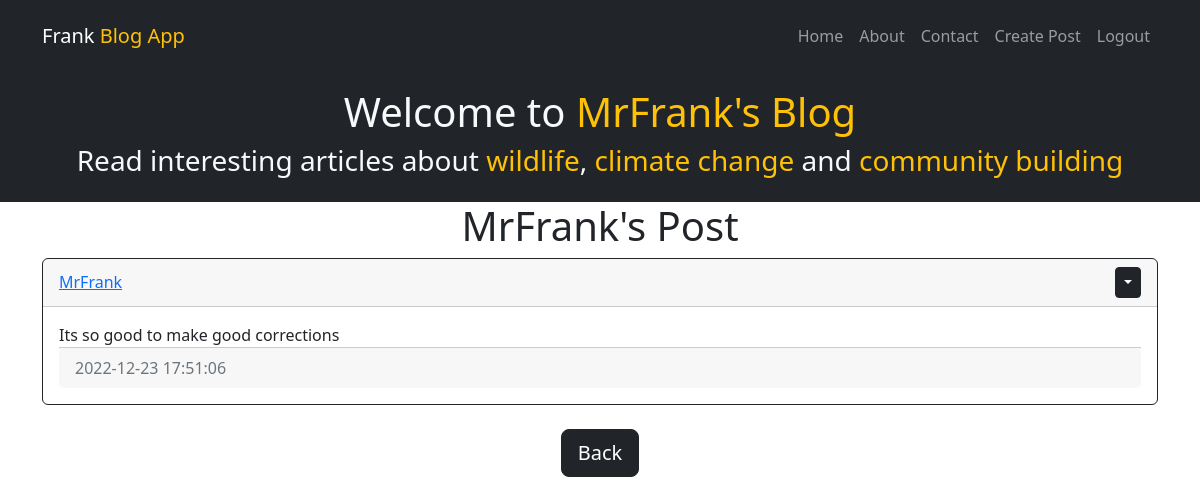
Before: /post/MrFrank (signed in) with the older database file.
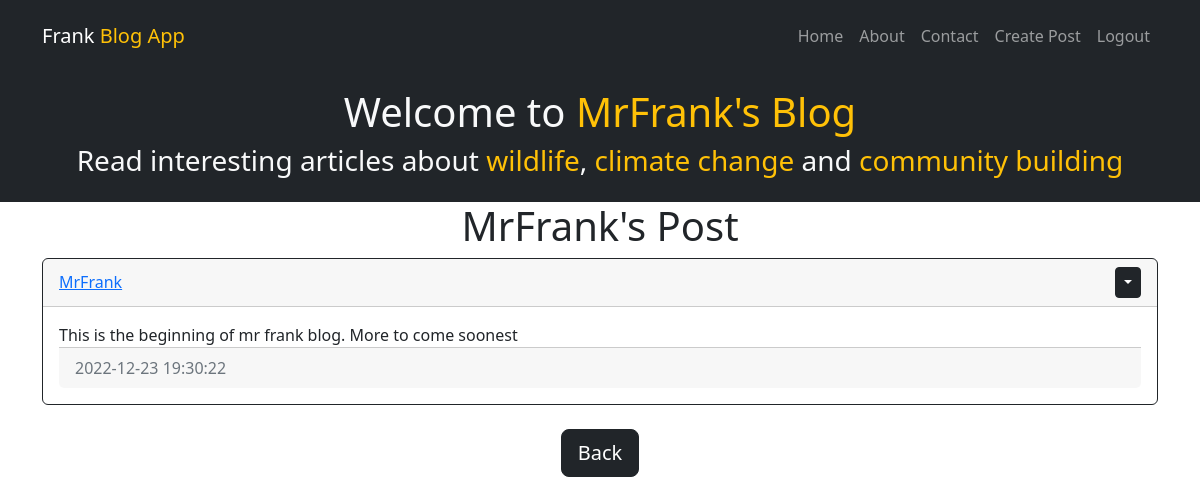
After: the same page with the newer database file.
### blog/models.py (models this page shows)
class User(db.Model, UserMixin):
    id = db.Column(db.Integer, primary_key=True)
    email = db.Column(db.String(150), unique=True)
    password = db.Column(db.String(150))
    username = db.Column(db.String(150), unique=True)
    date_created = db.Column(db.DateTime(timezone=True), default=func.now())
    posts = db.relationship('Post', backref='user', passive_deletes=True)

class Post(db.Model):
    id = db.Column(db.Integer, primary_key=True)
    content = db.Column(db.String(), nullable=False)
    date_created = db.Column(db.DateTime(timezone=True), default=func.now())
    author = db.Column(db.Integer, db.ForeignKey('user.id', ondelete='CASCADE'), nullable=False)

### blog/views.py (the view)
@views.route('/post/<username>')
@login_required
def post(username):
    user = User.query.filter_by(username=username).first()
    if not user:
        flash('User does not exist', category='error')
        redirect(url_for('views.home'))
    else:
        posts = Post.query.filter_by(author=user.id).all()
        return render_template('post.html', posts=posts, username=username, user=current_user)

### blog/__init__.py (called while the page is built)
def create_app():
    app = Flask(__name__)
    app.config['SECRET_KEY'] = '3d8167986635e347263c13dc4a498839'
    app.config['SQLALCHEMY_DATABASE_URI'] = f'sqlite:///{DB_NAME}'
    db.init_app(app)
    from .views import views
    from .auth import auth
    app.register_blueprint(views, url_prefix='/')
    app.register_blueprint(auth, url_prefix='/')
    from .models import User, Post
    with app.app_context():
        db.create_all()
    login_manager = LoginManager()
    login_manager.login_view = 'auth.login'
    login_manager.init_app(app)
    @login_manager.user_loader
    def load_user(id):
        return User.query.get(int(id))
    return app

### blog/templates/post.html (shortened to what this page needs)
{% extends "post_div.html" %}
{% block owner%}{{username}}'s{% endblock%}
  {% block content %}
  <h1 align="center">{{username}}'s Post</h1>
  {% for post in posts %}
    <div class="container">
      <div class="d-md-auto justify-content-between" id="posts">
        <div class="card border-dark">
          <div class="card-header d-flex justify-content-between align-items-center">
            <a href="/post/{{post.user.username}}">{{post.user.username}}</a>
            {% if current_user.username == post.user.username %}
            <div class="btn-group">
              <button type="button" class="btn btn-sm btn-dark dropdown-toggle" data-bs-toggle="dropdown"></button>
            </div>
            {% endif %}
          </div>
          <div class="card-body">
            <div class="card-text">
              {{post.content}}
            </div>
            <div class="card-footer text-muted">
              {{post.date_created}}
            </div>
          </div>
      </div>
    </div>
    <br>
    <div align="center">
      <a href="/home"
        ><button type="button" class="btn btn-dark btn-lg">Back</button></a
      >
    </div>
  {% endfor %}
  {% endblock %}

### blog/templates/post_div.html (shortened to what this page needs)
{% extends 'base.html'%}
{% block section %}
<div class="container">
  <div class="d-sm-auto">
    <h1>Welcome to <span class="text-warning">{% block owner%}{% endblock%} Blog</span> </h1>
    <h3>Read interesting articles about <span class="text-warning">wildlife</span>,
      <span class="text-warning"> climate change</span> and <span class="text-warning">community building</span></h3>
  </div>
</div>
{% endblock %}

### blog/templates/base.html (shortened to what this page needs)
<!DOCTYPE html>
<html>
  <head>
    <link
      rel="stylesheet"
      href="https://cdnjs.cloudflare.com/ajax/libs/font-awesome/6.1.1/css/all.min.css"
    />
    <link
      href="https://cdn.jsdelivr.net/npm/bootstrap@5.2.2/dist/css/bootstrap.min.css"
      rel="stylesheet"
    />
  </head>
  <body>
    <nav class="navbar navbar-expand-lg navbar-dark bg-dark py-3">
      <div class="container">
        <a class="navbar-brand" href="#"
          >Frank <span class="text-warning">Blog App</span></a
        >
        <div class="collapse navbar-collapse" id="navbarNav">
          <ul class="navbar-nav ms-auto">
            {% if current_user.is_authenticated %}
            <li class="nav-item">
              <a class="nav-link" href="{{url_for('views.home')}}">Home</a>
            </li>
            <li class="nav-item">
              <a class="nav-link" href="{{url_for('views.about')}}">About</a>
            </li>
            <li class="nav-item">
              <a class="nav-link" href="{{url_for('views.contact')}}">Contact</a>
            </li>
            <li class="nav-item">
              <a class="nav-link" href="{{url_for('views.createPosts')}}">Create Post</a>
            </li>
            <li class="nav-item">
              <a class="nav-link" href="{{url_for('auth.logout')}}">Logout</a>
            </li>
            {% endif %}
          </ul>
        </div>
      </div>
    </nav>
    <section class="bg-dark text-light p-3 text-center">
      {% block section %} {% endblock %}
    </section>
    <main>{% block content %} {% endblock %}</main>
  </body>
</html>

Changed rows visible on the page:
changed Post "MrFrank": content "Its so good to make good corrections" → "This is the beginning of mr frank blog. More to come soonest"; date_created "2022-12-23 17:51:06" → "2022-12-23 19:30:22"
